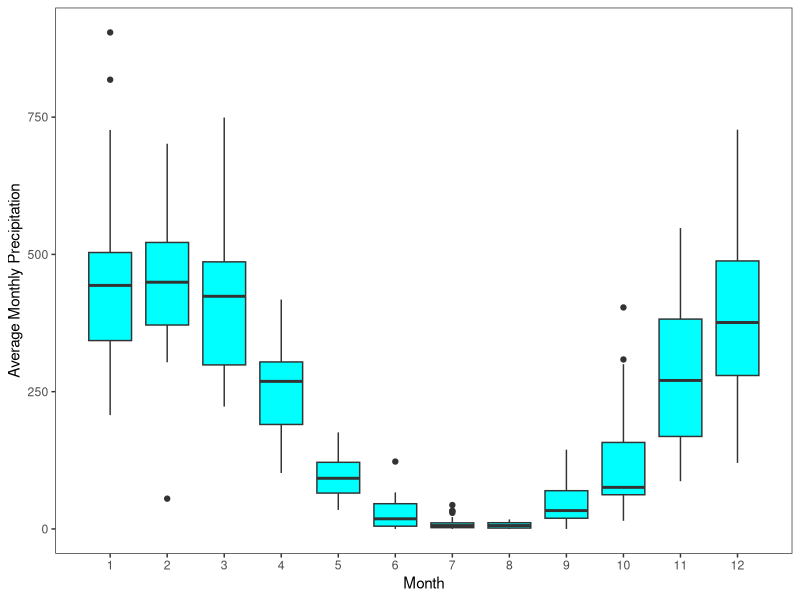
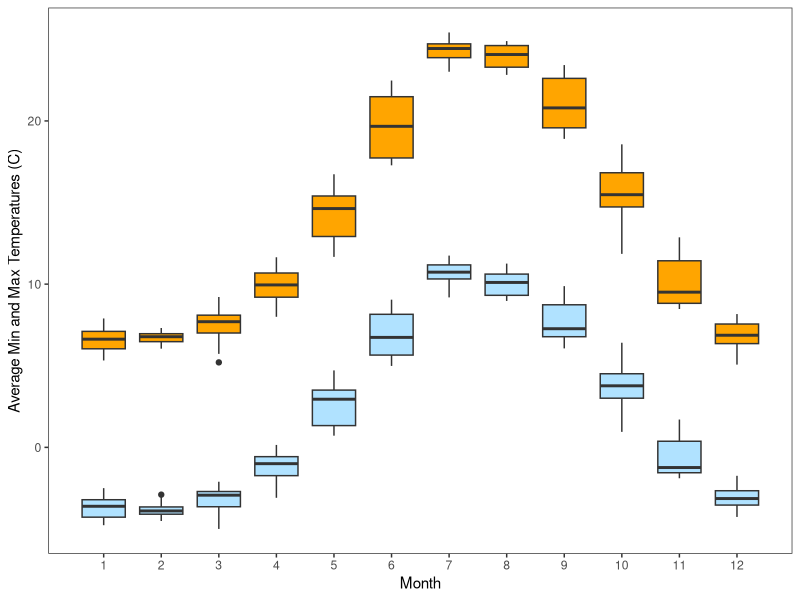
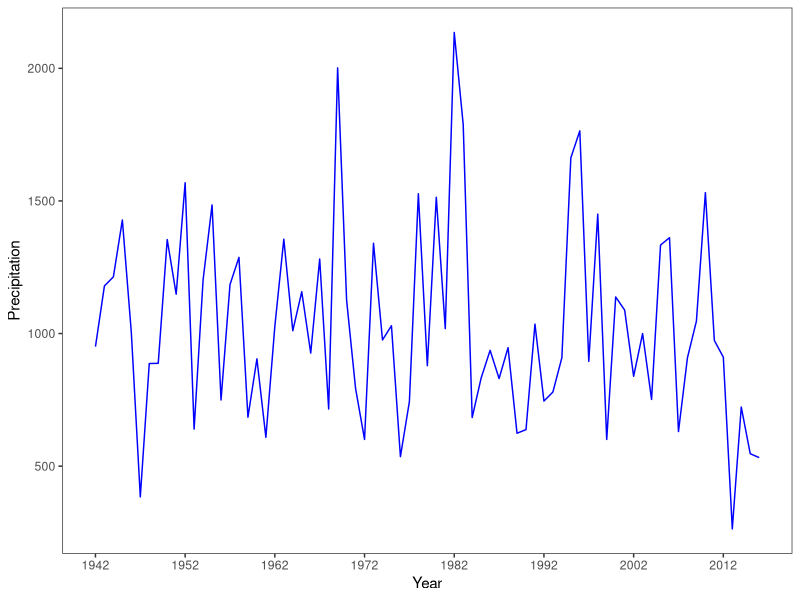
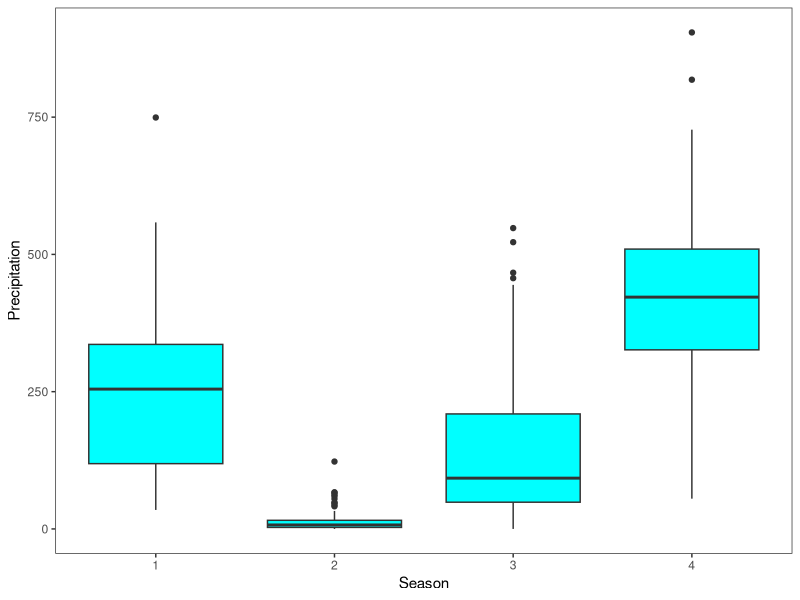

These charts were generated, in order, by the following R code:
## ---- chunk 1
library(ggplot2)
climate <- read.table("clim.txt", header=T)
climate$date <- NULL
clim_month <- aggregate(rain~month+day, data = climate, FUN = sum)
ggplot(clim_month, aes(group=month, x = month, y = rain)) +
  geom_boxplot(fill = "cyan") +
  scale_y_continuous(name = "Average Monthly Precipitation") +
  theme_bw()+
  theme(panel.grid.major = element_blank(), panel.grid.minor = element_blank())+
  scale_x_continuous(name = "Month", breaks = c(1,2,3,4,5,6,7,8,9,10,11,12))
## ---- chunk 2
clim_temp_min <- aggregate(tmin~month+day, data = climate, FUN = mean)
clim_temp_max <- aggregate(tmax~month+day, data = climate, FUN = mean)
clim_temp <- merge(clim_temp_max, clim_temp_min)

ggplot(clim_temp, aes(group= month, x = month)) +
  geom_boxplot(aes(y=tmax), fill = "orange") +
  geom_boxplot(aes(y=tmin), fill = "lightskyblue1") +
  scale_y_continuous(name = "Average Min and Max Temperatures (C)") +
  theme_bw()+
  theme(panel.grid.major = element_blank(), panel.grid.minor = element_blank())+
  scale_x_continuous(name = "Month", breaks = c(1,2,3,4,5,6,7,8,9,10,11,12))

## ---- chunk 3
clim_rain <- aggregate(rain~year, data = climate, FUN = sum)
ggplot(clim_rain, aes(y = rain, x = year))+
  geom_line(stat = "identity", color = "blue") +
  theme_bw()+
  scale_x_continuous(breaks=seq(1942, 2016, by = 10))+
  theme(panel.grid.major = element_blank(), panel.grid.minor = element_blank())+
  ylab("Precipitation")+
  xlab("Year")
## ---- chunk 4
climate["season"] <- NA
climate$season[climate$month==3]= 1
climate$season[climate$month==4]= 1
climate$season[climate$month==5]= 1
climate$season[climate$month==6]= 2
climate$season[climate$month==7]= 2
climate$season[climate$month==8]= 2
climate$season[climate$month==9]= 3
climate$season[climate$month==10]= 3
climate$season[climate$month==11]= 3
climate$season[climate$month==12]= 4
climate$season[climate$month==1]= 4
climate$season[climate$month==2]= 4

clim_season <- aggregate(rain~season+month+day, data = climate, FUN = sum)
ggplot(clim_season, aes(group=season, x = season, y = rain)) +
  geom_boxplot(fill = "cyan") +
  scale_y_continuous(name = "Precipitation") +
  theme_bw()+
  theme(panel.grid.major = element_blank(), panel.grid.minor = element_blank())+
  scale_x_continuous(name = "Season", breaks = c(1,2,3,4))
